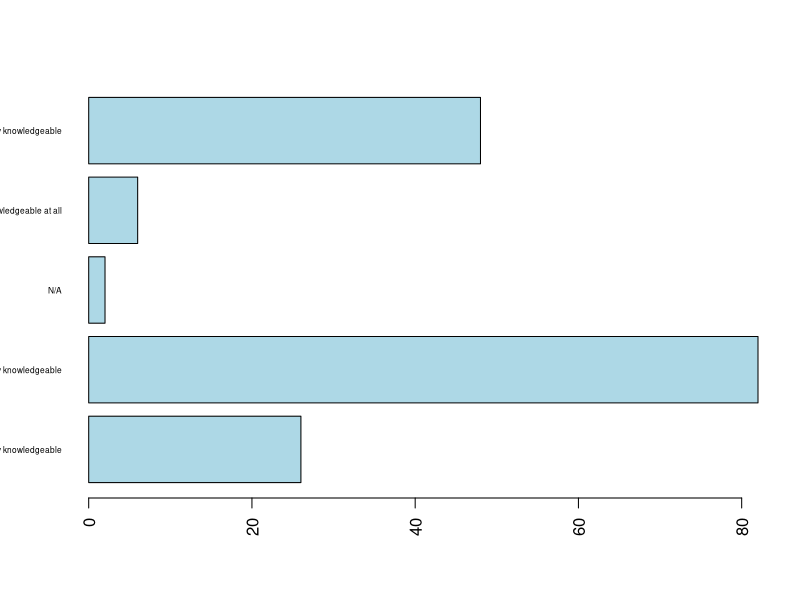

Recreate this plot in R. (Note: this script raises an error after producing the figure.)
library(sqldf)
library(dplyr)

survey <- read.csv("informatics_survey.csv", stringsAsFactors = FALSE)

# What happens if we don't set the stringsAsFactors argument?
q5_1 <- data.frame(survey$Q5_1, stringsAsFactors = FALSE)

colnames(q5_1) <- c("response")

q5_1 <- subset(q5_1, response != "")
q5_1 <- q5_1[q5_1$response != "",]

cnts <- table(q5_1)

barplot(cnts, 
        horiz = TRUE, 
        col   = 'lightblue',
        las   = 2,
        cex.names = 0.5)

opar <- par()

par(mai = c(.5, 1.5, .5, .5))

# You can write a select statement with new column names.
tmp <- sqldf("select q3 as department, count(q3) as total from survey where q3 != ' ' group by q3")

# Or, you can execute a simple select and rename the variables afterwards.
tmp <- sqldf("select q3, count(q3) from survey where q3 != ' ' group by q3")

# Rename the columns -- department & department count.
colnames(tmp)  <- c("dept","dept_cnt")

# Add new column for academic group (HUM Humanities, SCI Sciences, SOC, Social Sciences, MED Medical)
tmp$acad_grp <- ""                       

# Set the new acad_grp column, using fix().  What happens if you use edit()?
fix(tmp)                                   

# Save a backup copy of the modified dataframe.
write.csv(tmp, file = "tmp.csv")          

# Create a new dataframe of the two columns needed for the pie chart. 
temp   <- data.frame(tmp$acad_grp, tmp$dept_cnt, stringsAsFactors = FALSE)

colnames(temp) <- c("acad_grp","dept_cnt")

grp_by <- group_by(temp, acad_grp)                    # Group rows by academic group.

slices <- summarize(grp_by, grp_tot = sum(dept_cnt))  # Sum dept_cnt for each academic group.

pie(slices$grp_tot, labels = slices$acad_grp, main = "Pie Chart") 

# We can accomplish the same thing with the pipe operator.
slices <- group_by(temp, acad_grp) %>% summarize(grp_tot = sum(dept_cnt))

pie(slices$grp_tot, labels = slices$acad_grp, main = "Pie Chart (Pipe)") 

  
